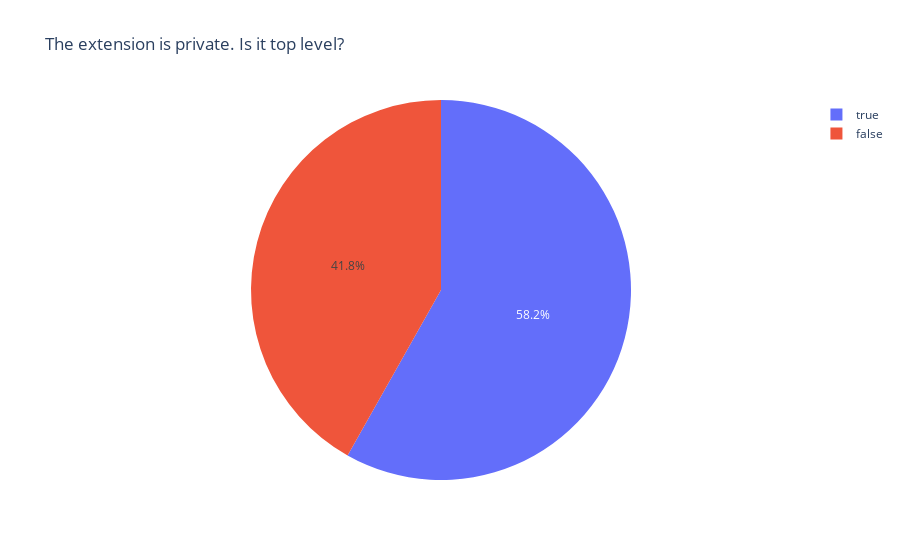

This figure's notebook cell:
### Markdown cell above
Expectedly, the most common way of using extension functions is with a `public` modifier by publicly extending existing classes.

When extension function is private it is only seen by a few functions. I think `private` extension functions are used for the sole purpose of making code more readable because developers prefer `obj.f()` syntax to `f(obj)`.

Also, I did not expect the number of functions without any modifiers to be this low.

### Code cell
plx.pie(data_frame=both[both.private == 1], names='is top level', title='The extension is private. Is it top level?')

### Figure 1 — Plotly figure (JSON) as saved in the notebook; plotly's stock layout.template omitted (floating-point values rounded to 4 significant figures; data arrays with more than 128 entries replaced by an {"elided": "..."} marker saying what was removed)
{"data": [{"domain": {"x": [0, 1], "y": [0, 1]}, "hovertemplate": "is top level=%{label}<extra></extra>", "labels": {"elided": "495 bool values"}, "legendgroup": "", "name": "", "showlegend": true, "type": "pie"}], "layout": {"legend": {"tracegroupgap": 0}, "title": {"text": "The extension is private. Is it top level?"}}}
